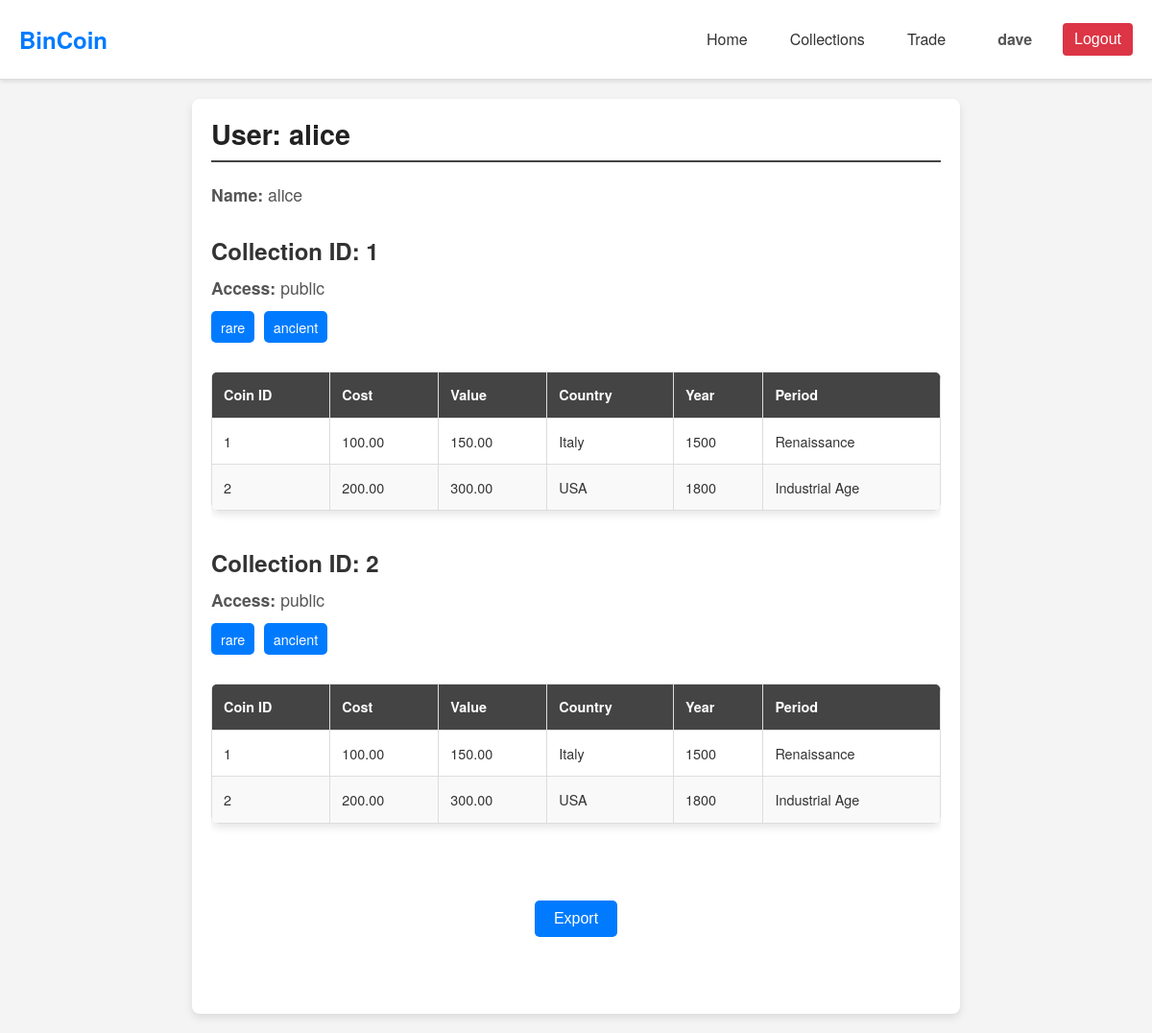
Page /php/user_profile.php (signed in) on the committed database.
### tables this page shows
CREATE TABLE `user` (
    `name` VARCHAR(255) PRIMARY KEY,
    `password` VARCHAR(255) NOT NULL,
    `created_at` TIMESTAMP DEFAULT CURRENT_TIMESTAMP
);

CREATE TABLE `coin` (
    `id` INT AUTO_INCREMENT PRIMARY KEY,
    `cost` DECIMAL(10, 2) NOT NULL,
    `value` DECIMAL(10, 2) NOT NULL,
    `currency` VARCHAR(50) NOT NULL,
    `front_path` VARCHAR(255) NOT NULL,
    `back_path` VARCHAR(255) NOT NULL,
    `country` VARCHAR(100) NOT NULL,
    `year` INT NOT NULL,
    `coin_collection_id` INT NOT NULL,
    FOREIGN KEY (`coin_collection_id`) REFERENCES `coin_collection`(`id`) ON DELETE CASCADE
);

CREATE TABLE `period` (
    `id` INT AUTO_INCREMENT PRIMARY KEY,
    `country` VARCHAR(100) NOT NULL,
    `from` YEAR NOT NULL,
    `to` YEAR NOT NULL,
    `name` VARCHAR(255) NOT NULL
);

### php/user_profile.php (called while the page is built, shortened)
<?php
$conn = new mysqli(SERVERNAME, USERNAME, PASSWORD, DBNAME);
$userName = isset($_GET['user']) ? $_GET['user'] : 'Alice';
$userQuery = $conn->prepare("SELECT * FROM `user` WHERE `name` = ?");
$userQuery->bind_param("s", $userName);
$userQuery->execute();
$userResult = $userQuery->get_result();
$user = $userResult->fetch_assoc();
$collectionsQuery = $conn->prepare("
    SELECT cc.id AS collection_id, cc.access, ct.name AS tag
    FROM `coin_collection` cc
    LEFT JOIN `collection_tag` ct ON cc.id = ct.collection_id
    WHERE cc.user_name = ?
");
$collectionsQuery->bind_param("s", $userName);
$collectionsQuery->execute();
$collectionsResult = $collectionsQuery->get_result();
$collections = [];
while ($row = $collectionsResult->fetch_assoc()) {
    $collections[$row['collection_id']]['access'] = $row['access'];
    $collections[$row['collection_id']]['tags'][] = $row['tag'];
}
foreach ($collections as $collectionId => &$collection) {
    $coinsQuery = $conn->prepare("
        SELECT c.id AS coin_id, c.cost, c.value, c.currency, c.country, c.year, p.name AS period
        FROM `coin` c
        LEFT JOIN `coin_period` cp ON c.id = cp.coin_id
        LEFT JOIN `period` p ON cp.period_id = p.id
        WHERE c.coin_collection_id = ?
    ");
    $coinsQuery->bind_param("i", $collectionId);
    $coinsQuery->execute();
    $coinsResult = $coinsQuery->get_result();
}
include "../components/user_profile_page.php";
?>

### components/user_profile_page.php (the view, shortened to what this page needs)
<!DOCTYPE html>
<html lang="en">
<head>
    <link rel="stylesheet" href="../css/theme.css">
    <link rel="stylesheet" href="../css/user_profile.css">
</head>
<body>
    <?php include '../components/header.php'; ?>
    <div class="profile-container">
        <h2>User: <?php echo htmlspecialchars($user['name']); ?></h2>
        <div class="user-details">
            <p><strong>Name:</strong> <?php echo htmlspecialchars($user['name']); ?></p>
        </div>
        <?php foreach ($collections as $collectionId => $collection): ?>
            <div class="collection">
                <h3>Collection ID: <?php echo htmlspecialchars($collectionId); ?></h3>
                <p><strong>Access:</strong> <?php echo htmlspecialchars($collection['access']); ?></p>
                <div class="tags">
                    <?php foreach ($collection['tags'] as $tag): ?>
                        <span class="tag"><?php echo htmlspecialchars($tag); ?></span>
                    <?php endforeach; ?>
                </div>
                <div class="table-container">
                    <table>
                        <thead>
                            <tr>
                                <th>Coin ID</th>
                                <th>Cost</th>
                                <th>Value</th>
                                <th>Country</th>
                                <th>Year</th>
                                <th>Period</th>
                            </tr>
                        </thead>
                        <tbody>
                            <?php foreach ($collection['coins'] as $coin): ?>
                                <tr>
                                    <td><?php echo htmlspecialchars($coin['coin_id']); ?></td>
                                    <td><?php echo htmlspecialchars($coin['cost']); ?></td>
                                    <td><?php echo htmlspecialchars($coin['value']); ?></td>
                                    <td><?php echo htmlspecialchars($coin['country']); ?></td>
                                    <td><?php echo htmlspecialchars($coin['year']); ?></td>
                                    <td><?php echo htmlspecialchars($coin['period']); ?></td>
                                </tr>
                            <?php endforeach; ?>
                        </tbody>
                    </table>
                </div>
            </div>
        <?php endforeach; ?>
        <div class="export-container">
        <div class="dropdown">
            <button class="export-btn">Export</button>
            </div>
        </div>
    </div>
</body>
</html>

### components/header.php (shortened to what this page needs)
<header>
    <div class="navbar">
        <div class="title">BinCoin</div>
        <div class="nav-buttons">
            <a href="dashboard.php">Home</a>
            <a href="collections.php">Collections</a>
            <a href="trade.php">Trade</a>
            <a href="user_profile.php?user=<?= htmlspecialchars($_SESSION['username']); ?>"><span
                    class="username"><?= htmlspecialchars($_SESSION['username']); ?></span></a>
            <form action="logout.php" method="POST" style="display: inline;">
                <button type="submit" class="logout-button">Logout</button>
            </form>
        </div>
    </div>
</header>

### css/theme.css (style rules this page uses)
* { margin: 0; padding: 0; box-sizing: border-box; }
html { font-size: 16px; }
body { font-family: 'Helvetica Neue', Arial, sans-serif; line-height: 1.6; color: #333; background-color: #f4f4f4; }
h1, h2, h3, h4, h5, h6 { color: #222; margin-bottom: 1rem; line-height: 1.2; }
header { background-color: #ffffff; box-shadow: 0 2px 4px rgba(0, 0, 0, 0.1); position: sticky; top: 0; z-index: 1000; }
.navbar { display: flex; justify-content: space-between; align-items: center; max-width: 1200px; margin: 0 auto; padding: 10px 20px; }
.navbar .title { font-size: 1.5rem; font-weight: bold; color: #007BFF; text-decoration: none; }
.nav-buttons { display: flex; align-items: center; }
.nav-buttons a { margin: 0 10px; padding: 8px 12px; color: #333333; border-radius: 4px; transition: background-color 0.3s ease, color 0.3s ease; }
.nav-buttons .username { margin: 0 10px; font-weight: bold; color: #555555; }
.logout-button { background-color: #dc3545; color: #ffffff; padding: 8px 12px; border: none; border-radius: 4px; cursor: pointer; transition: background-color 0.3s ease; font-size: 1rem; }
p { margin-bottom: 1.2rem; }
a { color: #007BFF; text-decoration: none; transition: color 0.3s ease; }
header { background-color: #ffffff; border-bottom: 1px solid #ddd; padding: 10px 0; }
button, .btn { display: inline-block; background-color: #007BFF; color: #ffffff; padding: 10px 20px; border: none; border-radius: 4px; cursor: pointer; font-size: 1rem; transition: background-color 0.3s ease; text-decoration: none; text-align: center; }
form { display: flex; flex-direction: column; }
table { width: 100%; border-collapse: collapse; margin-bottom: 20px; }
table th, table td { padding: 12px; border: 1px solid #ddd; text-align: left; }
table th { background-color: #f8f8f8; }
table tr:nth-child(even) { background-color: #f9f9f9; }

### css/user_profile.css (style rules this page uses)
.profile-container { max-width: 800px; margin: 20px auto; background: #ffffff; padding: 20px; border-radius: 8px; box-shadow: 0 4px 8px rgba(0, 0, 0, 0.1); }
.profile-container h2 { font-size: 1.8em; border-bottom: 2px solid #444; padding-bottom: 10px; margin-bottom: 20px; }
.profile-container .user-details { margin-bottom: 30px; }
.profile-container .user-details p { font-size: 1.1em; margin: 5px 0; color: #555; }
.collection { margin-bottom: 20px; }
.collection h3 { font-size: 1.5em; color: #333; margin-bottom: 10px; }
.collection p { font-size: 1.1em; color: #555; margin-bottom: 10px; }
.table-container { overflow-x: auto; }
.table-container table { width: 100%; border-collapse: collapse; margin: 20px 0; font-size: 0.9em; background: #ffffff; box-shadow: 0 4px 8px rgba(0, 0, 0, 0.1); border-radius: 8px; overflow: hidden; }
.table-container th, .table-container td { padding: 12px; text-align: left; }
.table-container th { background-color: #444; color: #ffffff; }
.table-container td { border-bottom: 1px solid #dddddd; }
.tags { margin: 10px 0; }
.tag { display: inline-block; background-color: #007BFF; color: #ffffff; padding: 5px 10px; border-radius: 5px; font-size: 0.9em; margin-right: 5px; }
.export-container { margin: 50px auto; max-width: 300px; text-align: center; }
.export-btn { display: inline-block; padding: 10px 20px; margin: 10px; font-size: 1em; color: #fff; background-color: #007BFF; border: none; border-radius: 5px; cursor: pointer; text-decoration: none; }
.dropdown { position: relative; display: inline-block; }

### rows in the picture
user: name "alice"
coin: id "1", cost "100.00", value "150.00", country "Italy", year "1500", period.name "Renaissance"
coin: id "2", cost "200.00", value "300.00", country "USA", year "1800", period.name "Industrial Age"

### other values in the picture
$_SESSION['username'] "dave"
$collectionId "1"
$collection['access'] "public"
$tag "rare"
$tag "ancient"
$collectionId "2"
